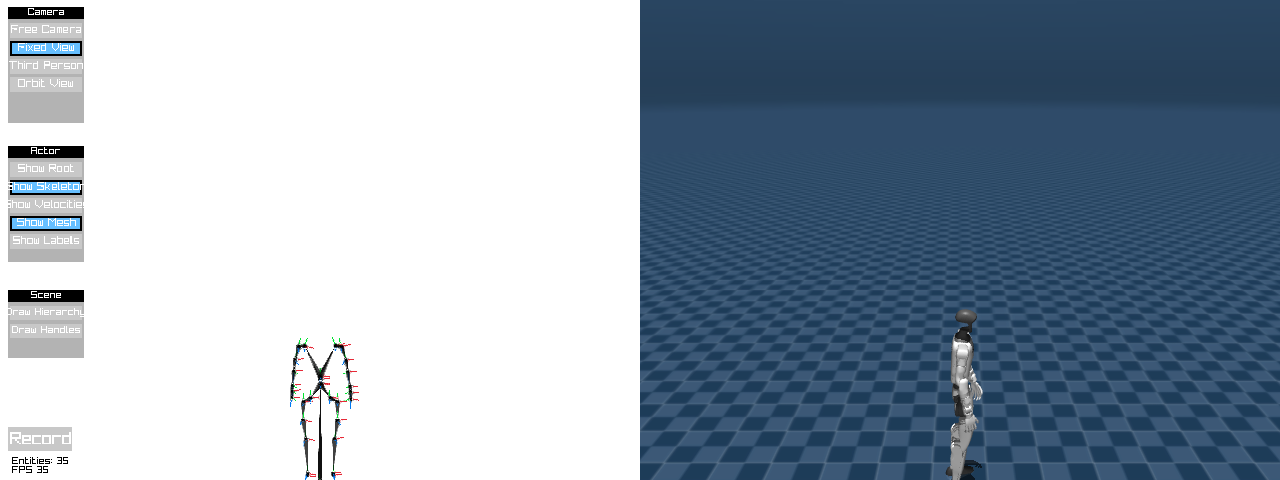
#> input picture Demos/MotionBricksInteractive/side_by_side_frames/frame_0051.png, 1280 x 480 px, found by its file name
$ python ascii_mask.py
#> lines starting #> are read from the running program, lines starting #| are printed output that depends on the picture; after the words box and inside, x2 and y2 are one past the last pixel; in counts of white or black regions, pixels touching at a corner belong together
import cv2, numpy as np
img = cv2.imread(r'D:\AnimationTech-learning\EvihAnimation-motionbricks-replay\Demos\MotionBricksReplay\frames\frame_0051.png')
#> img is the input picture: shape (480, 1280, 3); mean B, G, R 174.8, 160.6, 146.2
mask = ((img[:,:,0]<50) & (img[:,:,1]<50) & (img[:,:,2]<50))
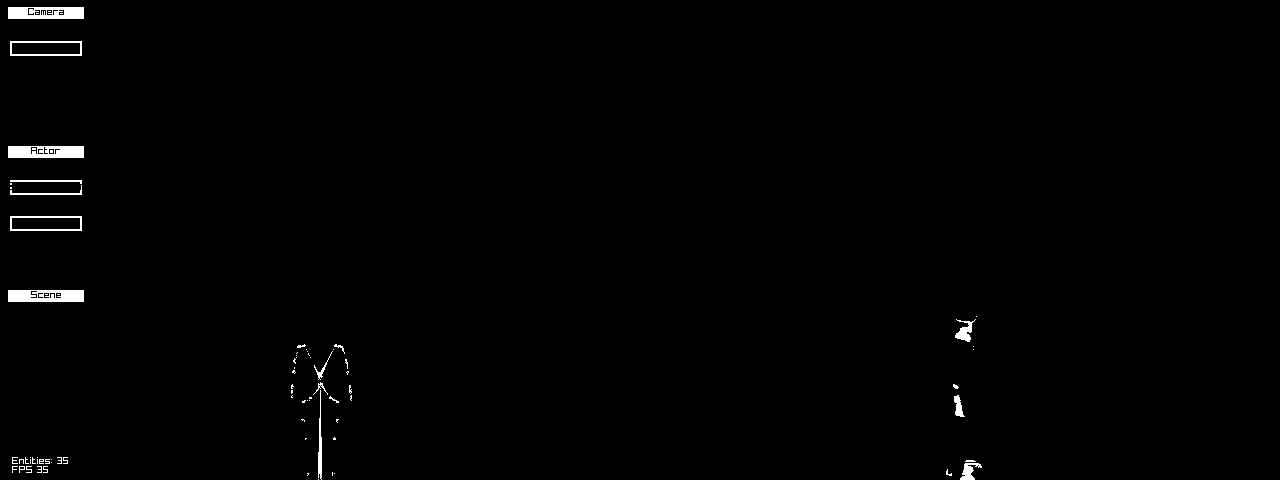
#> mask: shape (480, 1280) bool; 0.79% white; 80 white regions (62 under 20 px), largest, box (x1, y1, x2, y2) and area: (8, 146, 84, 158) 823, (8, 290, 84, 302) 822, (8, 7, 84, 19) 804
s = ''
for y in range(0, 40, 2):
    for x in range(350, 450, 2):
        s += '#' if mask[y, x] else ' '
    s += '\n'
print(s)

$ run again, with Demos/MotionBricksInteractive/side_by_side_frames/frame_0001.png copied over Demos/MotionBricksInteractive/side_by_side_frames/frame_0051.png
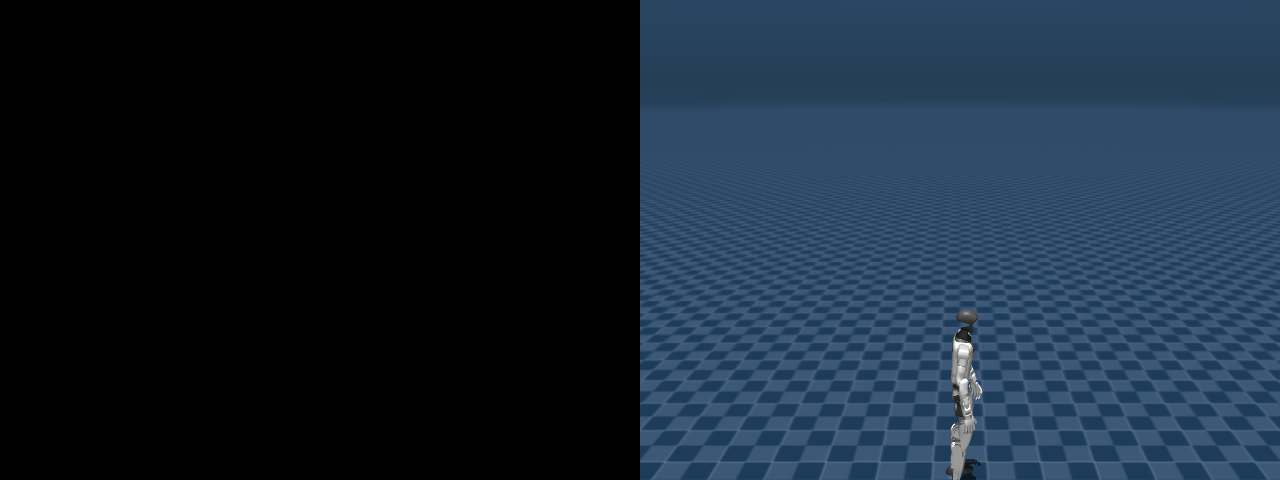
#> input picture Demos/MotionBricksInteractive/side_by_side_frames/frame_0001.png, 1280 x 480 px, found by its file name
#> img is the input picture: shape (480, 1280, 3); mean B, G, R 51.2, 37.1, 23
#> `mask = ((img[:,:,0]<50) & (img[:,:,1]<50) & (img[:,:,2]<50))`:
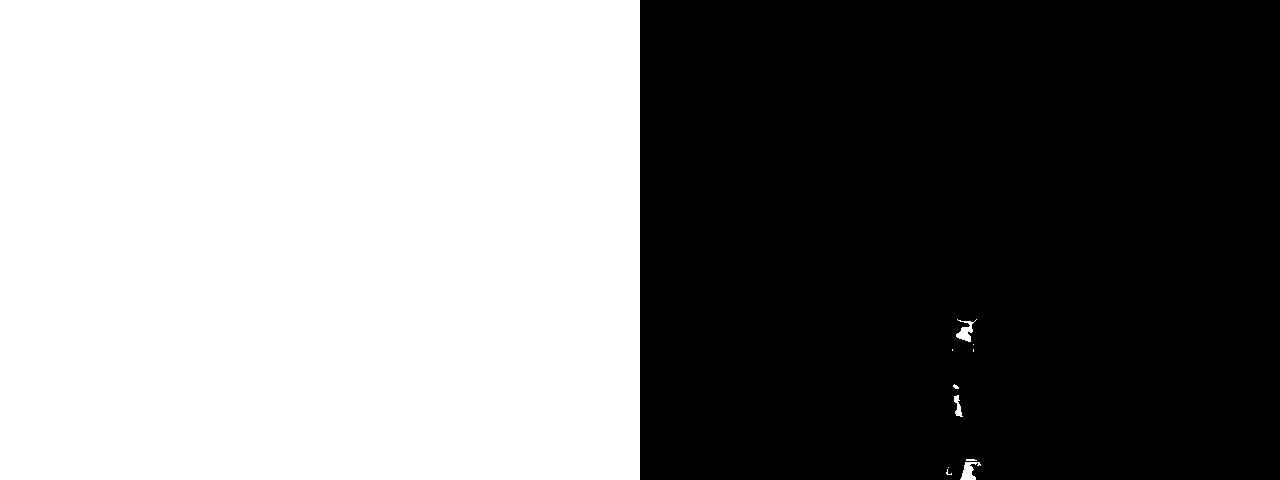
#> mask: shape (480, 1280) bool; 50.1% white; 1 black region, box (x1, y1, x2, y2) and area: (640, 0, 1280, 480) 306632
